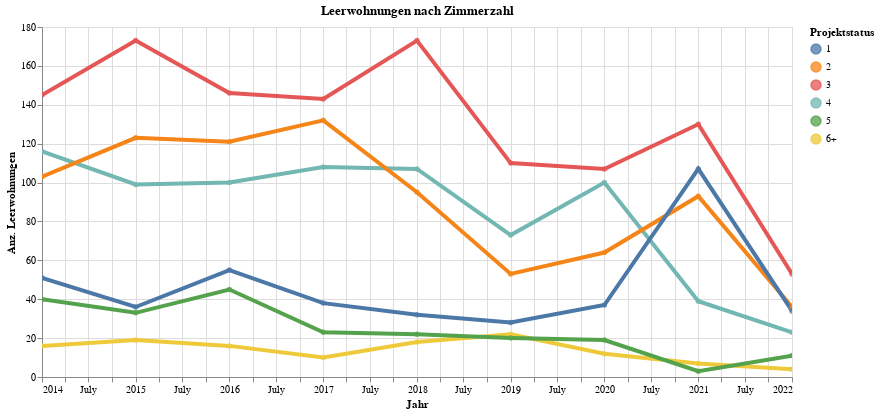

Notebook cell for this chart:
### Code cell
myTitle="Leerwohnungen nach Zimmerzahl"

highlight = alt.selection(type='single', on='mouseover',
                          fields=['ProjStatus'], nearest=True)
#x='date:StichtagDatJahr',
base = alt.Chart(myAgg.reset_index().query('sum_AnzWhgLeer > 0'), title=myTitle).encode(
    x=alt.X('StichtagDatJahr', axis=alt.Axis(title='Jahr'))# , axis=alt.Axis(format='%', title='percentage')
    , y=alt.X('sum_AnzWhgLeer', axis=alt.Axis(title='Anz. Leerwohnungen'))
    , color=alt.Color('Zimmerzahl', legend=alt.Legend(title="Projektstatus", orient="right"))  
    , tooltip=['StichtagDatJahr', 'Zimmerzahl','sum_AnzWhgLeer']    
)
points = base.mark_circle().encode(
    opacity=alt.value(0.75)
).add_selection(
    highlight
).properties(
    width=750 , height=350
)
lines = base.mark_line().encode(
    size=alt.condition(~highlight, alt.value(0.9), alt.value(4))
).interactive()

lines + points

### Figure 1 — Vega-Lite specification as saved in the notebook (floating-point values rounded to 4 significant figures)
{"config": {"view": {"continuousWidth": 400, "continuousHeight": 300}}, "layer": [{"mark": "line", "encoding": {"color": {"type": "nominal", "field": "Zimmerzahl", "legend": {"orient": "right", "title": "Projektstatus"}}, "size": {"condition": {"value": 0.9, "selection": {"not": "selector005"}}, "value": 4}, "tooltip": [{"type": "temporal", "field": "StichtagDatJahr"}, {"type": "nominal", "field": "Zimmerzahl"}, {"type": "quantitative", "field": "sum_AnzWhgLeer"}], "x": {"type": "temporal", "axis": {"title": "Jahr"}, "field": "StichtagDatJahr"}, "y": {"type": "quantitative", "axis": {"title": "Anz. Leerwohnungen"}, "field": "sum_AnzWhgLeer"}}, "selection": {"selector006": {"type": "interval", "bind": "scales", "encodings": ["x", "y"]}}, "title": "Leerwohnungen nach Zimmerzahl"}, {"mark": "circle", "encoding": {"color": {"type": "nominal", "field": "Zimmerzahl", "legend": {"orient": "right", "title": "Projektstatus"}}, "opacity": {"value": 0.75}, "tooltip": [{"type": "temporal", "field": "StichtagDatJahr"}, {"type": "nominal", "field": "Zimmerzahl"}, {"type": "quantitative", "field": "sum_AnzWhgLeer"}], "x": {"type": "temporal", "axis": {"title": "Jahr"}, "field": "StichtagDatJahr"}, "y": {"type": "quantitative", "axis": {"title": "Anz. Leerwohnungen"}, "field": "sum_AnzWhgLeer"}}, "height": 350, "selection": {"selector005": {"type": "single", "on": "mouseover", "fields": ["ProjStatus"], "nearest": true}}, "title": "Leerwohnungen nach Zimmerzahl", "width": 750}], "data": {"name": "data-57269f04119b37216ba748c0dc9bb104"}, "$schema": "https://vega.github.io/schema/vega-lite/v4.8.1.json", "datasets": {"data-57269f04119b37216ba748c0dc9bb104": [{"StichtagDatJahr": "2022-01-01T00:00:00", "StichtagDatJahr_str": "2022-06-01", "Zimmerzahl": "6+", "sum_AnzWhgLeer": 4}, {"StichtagDatJahr": "2022-01-01T00:00:00", "StichtagDatJahr_str": "2022-06-01", "Zimmerzahl": "5", "sum_AnzWhgLeer": 11}, {"StichtagDatJahr": "2022-01-01T00:00:00", "StichtagDatJahr_str": "2022-06-01", "Zimmerzahl": "4", "sum_AnzWhgLeer": 23}, {"StichtagDatJahr": "2022-01-01T00:00:00", "StichtagDatJahr_str": "2022-06-01", "Zimmerzahl": "3", "sum_AnzWhgLeer": 53}, {"StichtagDatJahr": "2022-01-01T00:00:00", "StichtagDatJahr_str": "2022-06-01", "Zimmerzahl": "2", "sum_AnzWhgLeer": 36}, {"StichtagDatJahr": "2022-01-01T00:00:00", "StichtagDatJahr_str": "2022-06-01", "Zimmerzahl": "1", "sum_AnzWhgLeer": 34}, {"StichtagDatJahr": "2021-01-01T00:00:00", "StichtagDatJahr_str": "2021-06-01", "Zimmerzahl": "6+", "sum_AnzWhgLeer": 7}, {"StichtagDatJahr": "2021-01-01T00:00:00", "StichtagDatJahr_str": "2021-06-01", "Zimmerzahl": "5", "sum_AnzWhgLeer": 3}, {"StichtagDatJahr": "2021-01-01T00:00:00", "StichtagDatJahr_str": "2021-06-01", "Zimmerzahl": "4", "sum_AnzWhgLeer": 39}, {"StichtagDatJahr": "2021-01-01T00:00:00", "StichtagDatJahr_str": "2021-06-01", "Zimmerzahl": "3", "sum_AnzWhgLeer": 130}, {"StichtagDatJahr": "2021-01-01T00:00:00", "StichtagDatJahr_str": "2021-06-01", "Zimmerzahl": "2", "sum_AnzWhgLeer": 93}, {"StichtagDatJahr": "2021-01-01T00:00:00", "StichtagDatJahr_str": "2021-06-01", "Zimmerzahl": "1", "sum_AnzWhgLeer": 107}, {"StichtagDatJahr": "2020-01-01T00:00:00", "StichtagDatJahr_str": "2020-06-01", "Zimmerzahl": "3", "sum_AnzWhgLeer": 107}, {"StichtagDatJahr": "2020-01-01T00:00:00", "StichtagDatJahr_str": "2020-06-01", "Zimmerzahl": "1", "sum_AnzWhgLeer": 37}, {"StichtagDatJahr": "2020-01-01T00:00:00", "StichtagDatJahr_str": "2020-06-01", "Zimmerzahl": "2", "sum_AnzWhgLeer": 64}, {"StichtagDatJahr": "2020-01-01T00:00:00", "StichtagDatJahr_str": "2020-06-01", "Zimmerzahl": "6+", "sum_AnzWhgLeer": 12}, {"StichtagDatJahr": "2020-01-01T00:00:00", "StichtagDatJahr_str": "2020-06-01", "Zimmerzahl": "4", "sum_AnzWhgLeer": 100}, {"StichtagDatJahr": "2020-01-01T00:00:00", "StichtagDatJahr_str": "2020-06-01", "Zimmerzahl": "5", "sum_AnzWhgLeer": 19}, {"StichtagDatJahr": "2019-01-01T00:00:00", "StichtagDatJahr_str": "2019-06-01", "Zimmerzahl": "6+", "sum_AnzWhgLeer": 22}, {"StichtagDatJahr": "2019-01-01T00:00:00", "StichtagDatJahr_str": "2019-06-01", "Zimmerzahl": "5", "sum_AnzWhgLeer": 20}, {"StichtagDatJahr": "2019-01-01T00:00:00", "StichtagDatJahr_str": "2019-06-01", "Zimmerzahl": "4", "sum_AnzWhgLeer": 73}, {"StichtagDatJahr": "2019-01-01T00:00:00", "StichtagDatJahr_str": "2019-06-01", "Zimmerzahl": "3", "sum_AnzWhgLeer": 110}, {"StichtagDatJahr": "2019-01-01T00:00:00", "StichtagDatJahr_str": "2019-06-01", "Zimmerzahl": "2", "sum_AnzWhgLeer": 53}, {"StichtagDatJahr": "2019-01-01T00:00:00", "StichtagDatJahr_str": "2019-06-01", "Zimmerzahl": "1", "sum_AnzWhgLeer": 28}, {"StichtagDatJahr": "2018-01-01T00:00:00", "StichtagDatJahr_str": "2018-06-01", "Zimmerzahl": "5", "sum_AnzWhgLeer": 22}, {"StichtagDatJahr": "2018-01-01T00:00:00", "StichtagDatJahr_str": "2018-06-01", "Zimmerzahl": "6+", "sum_AnzWhgLeer": 18}, {"StichtagDatJahr": "2018-01-01T00:00:00", "StichtagDatJahr_str": "2018-06-01", "Zimmerzahl": "4", "sum_AnzWhgLeer": 107}, {"StichtagDatJahr": "2018-01-01T00:00:00", "StichtagDatJahr_str": "2018-06-01", "Zimmerzahl": "3", "sum_AnzWhgLeer": 173}, {"StichtagDatJahr": "2018-01-01T00:00:00", "StichtagDatJahr_str": "2018-06-01", "Zimmerzahl": "2", "sum_AnzWhgLeer": 95}, {"StichtagDatJahr": "2018-01-01T00:00:00", "StichtagDatJahr_str": "2018-06-01", "Zimmerzahl": "1", "sum_AnzWhgLeer": 32}, {"StichtagDatJahr": "2017-01-01T00:00:00", "StichtagDatJahr_str": "2017-06-01", "Zimmerzahl": "6+", "sum_AnzWhgLeer": 10}, {"StichtagDatJahr": "2017-01-01T00:00:00", "StichtagDatJahr_str": "2017-06-01", "Zimmerzahl": "5", "sum_AnzWhgLeer": 23}, {"StichtagDatJahr": "2017-01-01T00:00:00", "StichtagDatJahr_str": "2017-06-01", "Zimmerzahl": "4", "sum_AnzWhgLeer": 108}, {"StichtagDatJahr": "2017-01-01T00:00:00", "StichtagDatJahr_str": "2017-06-01", "Zimmerzahl": "3", "sum_AnzWhgLeer": 143}, {"StichtagDatJahr": "2017-01-01T00:00:00", "StichtagDatJahr_str": "2017-06-01", "Zimmerzahl": "2", "sum_AnzWhgLeer": 132}, {"StichtagDatJahr": "2017-01-01T00:00:00", "StichtagDatJahr_str": "2017-06-01", "Zimmerzahl": "1", "sum_AnzWhgLeer": 38}, {"StichtagDatJahr": "2016-01-01T00:00:00", "StichtagDatJahr_str": "2016-06-01", "Zimmerzahl": "3", "sum_AnzWhgLeer": 146}, {"StichtagDatJahr": "2016-01-01T00:00:00", "StichtagDatJahr_str": "2016-06-01", "Zimmerzahl": "1", "sum_AnzWhgLeer": 55}, {"StichtagDatJahr": "2016-01-01T00:00:00", "StichtagDatJahr_str": "2016-06-01", "Zimmerzahl": "2", "sum_AnzWhgLeer": 121}, {"StichtagDatJahr": "2016-01-01T00:00:00", "StichtagDatJahr_str": "2016-06-01", "Zimmerzahl": "5", "sum_AnzWhgLeer": 45}, {"StichtagDatJahr": "2016-01-01T00:00:00", "StichtagDatJahr_str": "2016-06-01", "Zimmerzahl": "4", "sum_AnzWhgLeer": 100}, {"StichtagDatJahr": "2016-01-01T00:00:00", "StichtagDatJahr_str": "2016-06-01", "Zimmerzahl": "6+", "sum_AnzWhgLeer": 16}, {"StichtagDatJahr": "2015-01-01T00:00:00", "StichtagDatJahr_str": "2015-06-01", "Zimmerzahl": "6+", "sum_AnzWhgLeer": 19}, {"StichtagDatJahr": "2015-01-01T00:00:00", "StichtagDatJahr_str": "2015-06-01", "Zimmerzahl": "5", "sum_AnzWhgLeer": 33}, {"StichtagDatJahr": "2015-01-01T00:00:00", "StichtagDatJahr_str": "2015-06-01", "Zimmerzahl": "4", "sum_AnzWhgLeer": 99}, {"StichtagDatJahr": "2015-01-01T00:00:00", "StichtagDatJahr_str": "2015-06-01", "Zimmerzahl": "3", "sum_AnzWhgLeer": 173}, {"StichtagDatJahr": "2015-01-01T00:00:00", "StichtagDatJahr_str": "2015-06-01", "Zimmerzahl": "2", "sum_AnzWhgLeer": 123}, {"StichtagDatJahr": "2015-01-01T00:00:00", "StichtagDatJahr_str": "2015-06-01", "Zimmerzahl": "1", "sum_AnzWhgLeer": 36}, {"StichtagDatJahr": "2014-01-01T00:00:00", "StichtagDatJahr_str": "2014-06-01", "Zimmerzahl": "4", "sum_AnzWhgLeer": 116}, {"StichtagDatJahr": "2014-01-01T00:00:00", "StichtagDatJahr_str": "2014-06-01", "Zimmerzahl": "3", "sum_AnzWhgLeer": 145}, {"StichtagDatJahr": "2014-01-01T00:00:00", "StichtagDatJahr_str": "2014-06-01", "Zimmerzahl": "2", "sum_AnzWhgLeer": 103}, {"StichtagDatJahr": "2014-01-01T00:00:00", "StichtagDatJahr_str": "2014-06-01", "Zimmerzahl": "5", "sum_AnzWhgLeer": 40}, {"StichtagDatJahr": "2014-01-01T00:00:00", "StichtagDatJahr_str": "2014-06-01", "Zimmerzahl": "6+", "sum_AnzWhgLeer": 16}, {"StichtagDatJahr": "2014-01-01T00:00:00", "StichtagDatJahr_str": "2014-06-01", "Zimmerzahl": "1", "sum_AnzWhgLeer": 51}]}}
